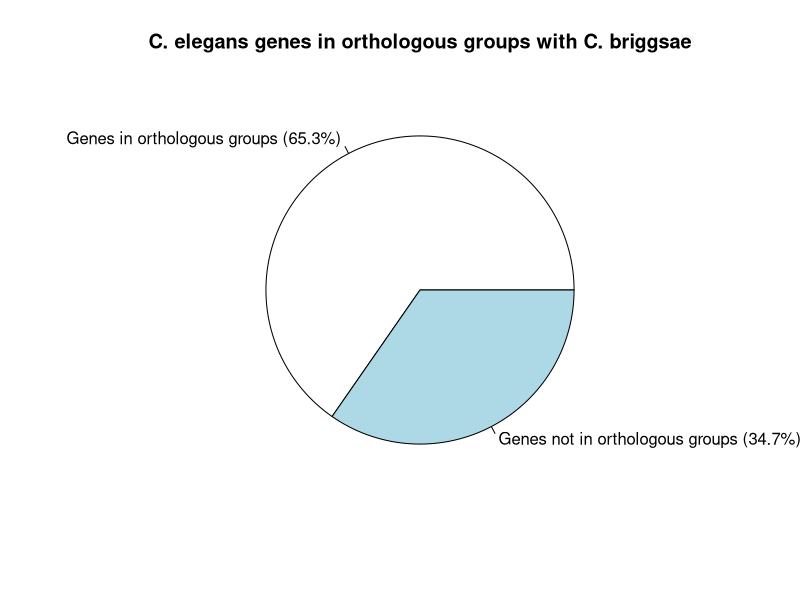
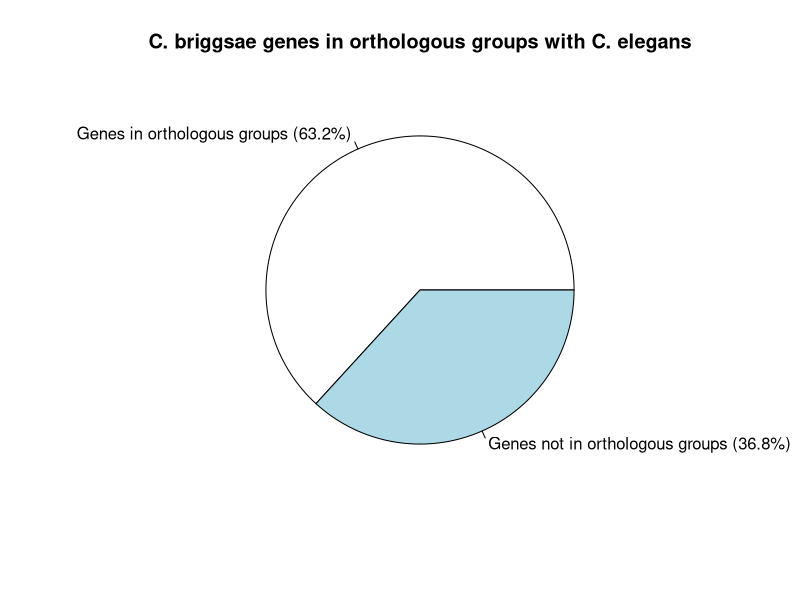
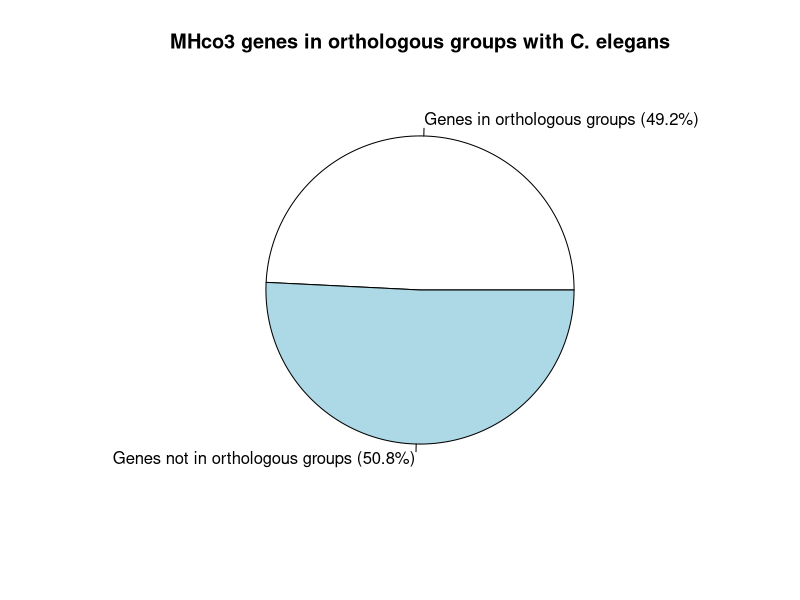
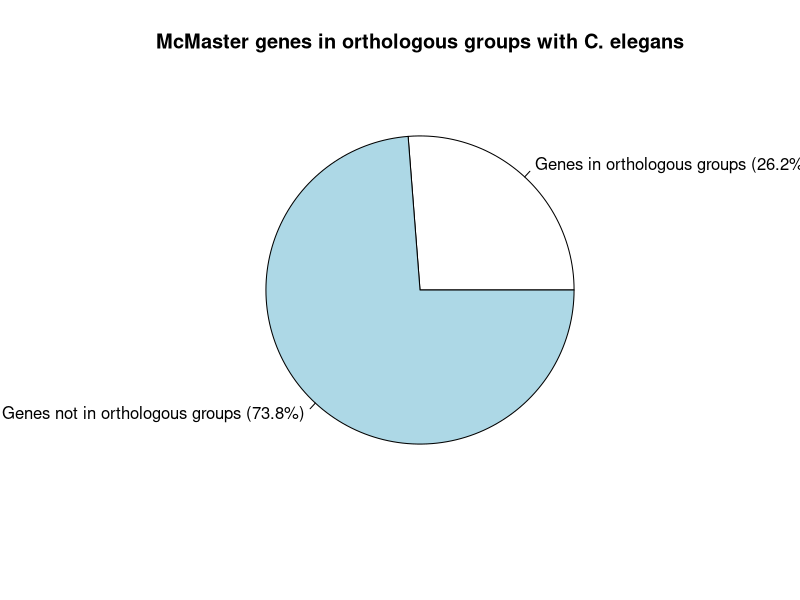
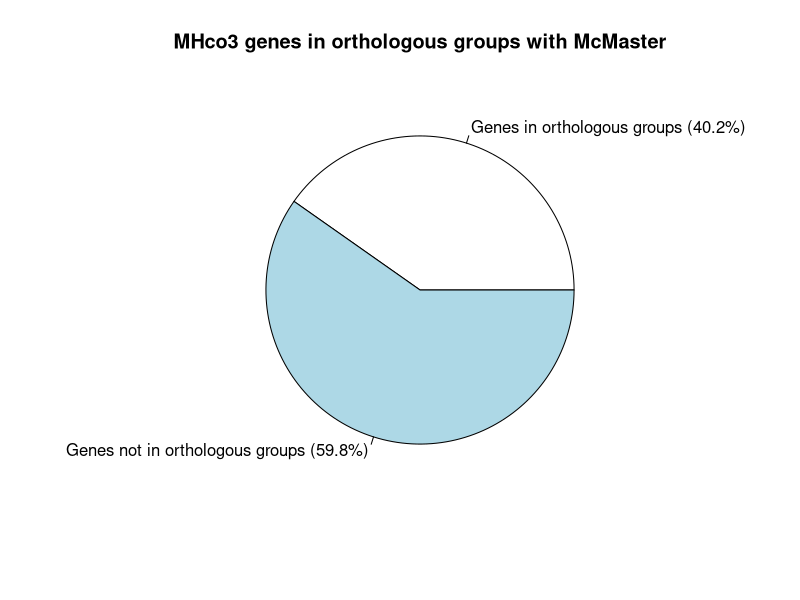
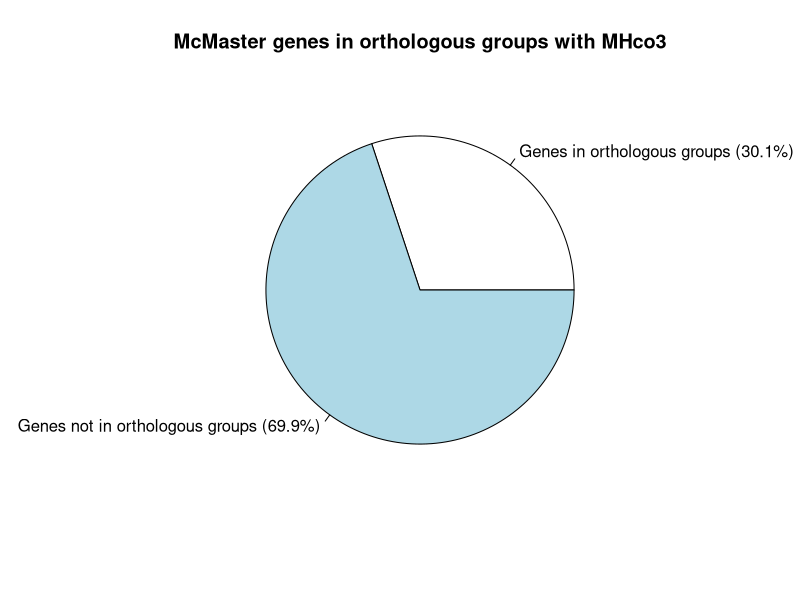
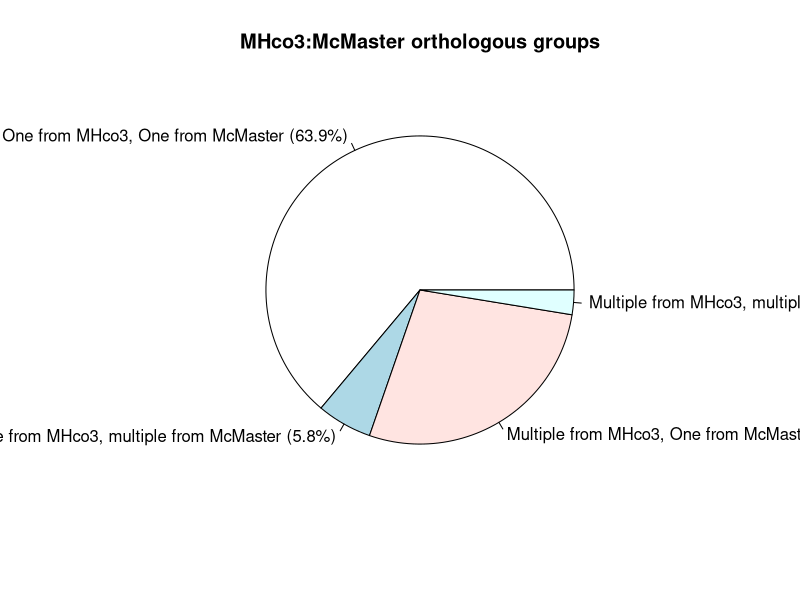
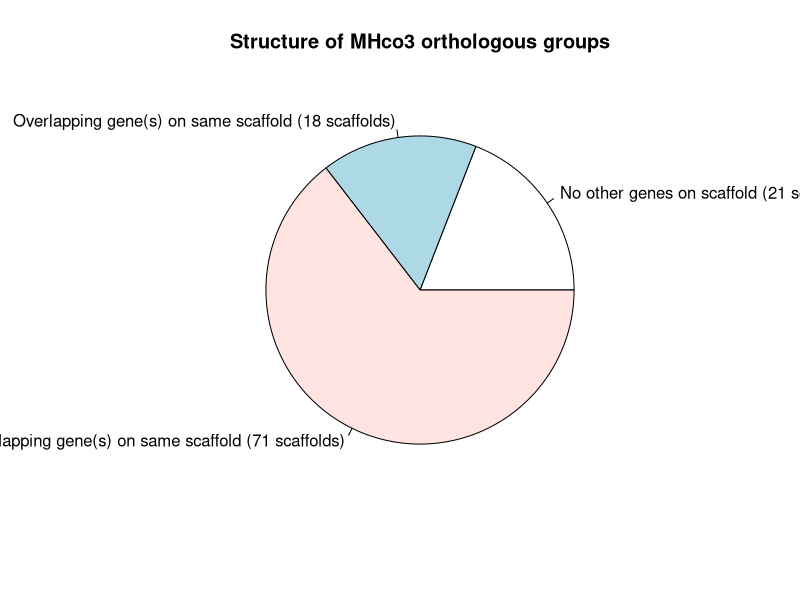

Write the R code that produced these figures, in order.
# TODO: merge into find-annotation-orthologs pipeline.

# Display C. elegans vs. C. briggsae orthologous groups
t = 26312
o = 17191
slices = c(o, t - o)
pct = round(slices/sum(slices)*100, 1)
lbls = c('Genes in orthologous groups', 'Genes not in orthologous groups')
lbls = paste(lbls, ' (', pct, '%)', sep='')
svg('orthos_celegans_vs_cbriggsae.svg')
pie(slices, labels=lbls, main='C. elegans genes in orthologous groups with C. briggsae')
dev.off()

# Display C. briggsae vs. C. elegans orthologous groups
t = 21842
o = 13805
slices = c(o, t - o)
pct = round(slices/sum(slices)*100, 1)
lbls = c('Genes in orthologous groups', 'Genes not in orthologous groups')
lbls = paste(lbls, ' (', pct, '%)', sep='')
svg('orthos_cbriggsae_vs_celegans.svg')
pie(slices, labels=lbls, main='C. briggsae genes in orthologous groups with C. elegans')

# Display MHco3 vs. C. elegans orthologous groups
t = 21897
o = 10776
slices = c(o, t - o)
pct = round(slices/sum(slices)*100, 1)
lbls = c('Genes in orthologous groups', 'Genes not in orthologous groups')
lbls = paste(lbls, ' (', pct, '%)', sep='')
svg('orthos_mhco3_vs_celegans.svg')
pie(slices, labels=lbls, main='MHco3 genes in orthologous groups with C. elegans')
dev.off()

# Display McMaster vs. C. elegans orthologous groups
t = 23610
o = 6193
slices = c(o, t - o)
pct = round(slices/sum(slices)*100, 1)
lbls = c('Genes in orthologous groups', 'Genes not in orthologous groups')
lbls = paste(lbls, ' (', pct, '%)', sep='')
svg('orthos_mcmaster_vs_celegans.svg')
pie(slices, labels=lbls, main='McMaster genes in orthologous groups with C. elegans')
dev.off()

# Display MHco3 vs. McMaster orthologous groups (BLOSUM80, C. elegans outgroup)
t = 21897
o = 8813
slices = c(o, t - o)
pct = round(slices/sum(slices)*100, 1)
lbls = c('Genes in orthologous groups', 'Genes not in orthologous groups')
lbls = paste(lbls, ' (', pct, '%)', sep='')
svg('orthos_mhco3_vs_mcmaster.svg')
pie(slices, labels=lbls, main='MHco3 genes in orthologous groups with McMaster')
dev.off()

# Display McMaster vs. MHco3 orthologous groups (BLOSUM80, C. elegans outgroup)
t = 23610
o = 7101
slices = c(o, t - o)
pct = round(slices/sum(slices)*100, 1)
lbls = c('Genes in orthologous groups', 'Genes not in orthologous groups')
lbls = paste(lbls, ' (', pct, '%)', sep='')
svg('orthos_mcmaster_vs_mhco3.svg')
pie(slices, labels=lbls, main='McMaster genes in orthologous groups with MHco3')
dev.off()

# Display cardinality relationships of orthologous groups
slices = c(4494, 407, 1951, 181)
pct = round(slices/sum(slices)*100, 1)
lbls = c('One from MHco3, One from McMaster', 'One from MHco3, multiple from McMaster', 'Multiple from MHco3, One from McMaster', 'Multiple from MHco3, multiple from Mcmaster')
lbls = paste(lbls, ' (', pct, '%)', sep='')
svg('ortho_distribution.svg')
pie(slices, labels=lbls, main='MHco3:McMaster orthologous groups')
dev.off()

# Display tandem distribution of genes in orthologous groups
slices = c(21, 18, 71)
pct = round(slices/sum(slices)*100, 1)
lbls = c('No other genes on scaffold', 'Overlapping gene(s) on same scaffold', 'Non-overlapping gene(s) on same scaffold')
lbls = paste(lbls, ' (', slices, ' scaffolds)', sep='')
svg('ortho_tandem.svg')
pie(slices, labels=lbls, main='Structure of MHco3 orthologous groups')
dev.off()

# Display multi-orthologue scaffolds
slices = c(110, 3)
pct = round(slices/sum(slices)*100, 1)
lbls = c('MHco3', 'McMaster')
lbls = paste(lbls, ' (', slices, ' scaffolds)', sep='')
svg('ortho_multi.svg')
pie(slices, labels=lbls, main='Number of scaffolds with multiple members of single orthologous group')
dev.off()
